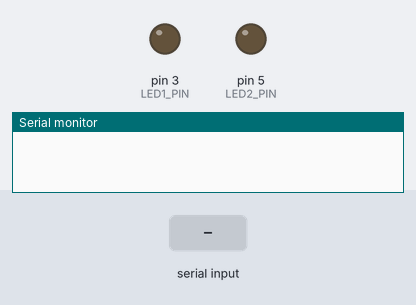
Simulated run of this sketch. Board: Arduino Uno, built with avr-gcc and run on an emulated ATmega328P. On the bench: output pins drawn as LEDs (lit = HIGH), the last lines printed to the serial monitor. The test bench sets the inputs (shaded band).

Above: at 1.2 s.
1.3 s: "LED1_ON\n" received over Serial
At 2.2 s:
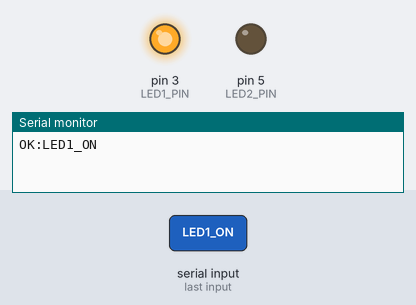
2.8 s: "LED2_ON\n" received over Serial
At 3.3 s:
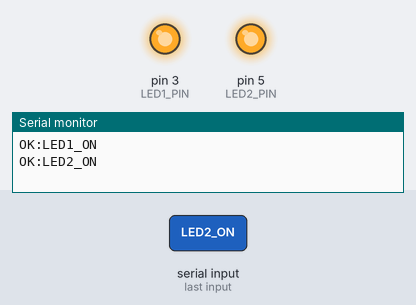
4.3 s: "LED1_OFF\n" received over Serial
At 5.5 s:
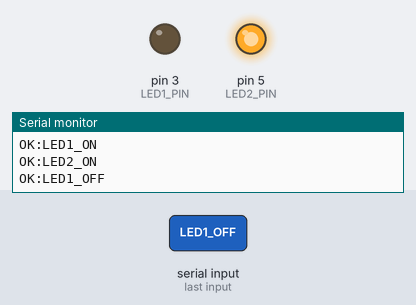
5.8 s: "LED2_OFF\n" received over Serial
At 6.9 s:
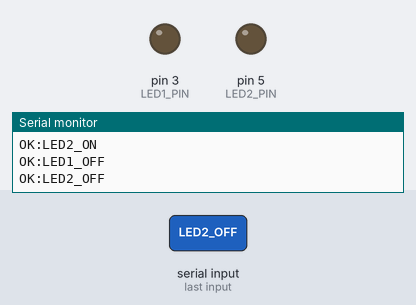
Timing chart, 0 to 8.3 s (numbered marks = the images above; inputs shaded):
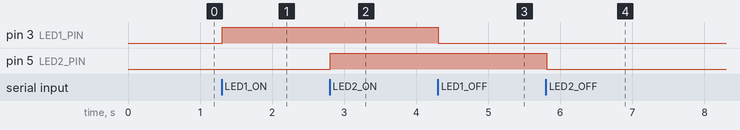

Measured:
- after the input at 1.3 s, pin 3 (LED1_PIN): LOW → HIGH at once
- after the input at 2.8 s, pin 5 (LED2_PIN): LOW → HIGH at once
- after the input at 4.3 s, pin 3 (LED1_PIN): HIGH → LOW at once
- after the input at 5.8 s, pin 5 (LED2_PIN): HIGH → LOW at once

The sketch:

ino.ino
```cpp
const int LED1_PIN = 3;
const int LED2_PIN = 5;

void setup() {
  pinMode(LED1_PIN, OUTPUT);
  pinMode(LED2_PIN, OUTPUT);
  digitalWrite(LED1_PIN, LOW);
  digitalWrite(LED2_PIN, LOW);
  Serial.begin(9600);
}

void loop() {
  if (Serial.available()) {
    String cmd = Serial.readStringUntil('\n');
    cmd.trim();

    if (cmd == "LED1_ON") {
      digitalWrite(LED1_PIN, HIGH);
      Serial.println("OK:LED1_ON");
    } else if (cmd == "LED1_OFF") {
      digitalWrite(LED1_PIN, LOW);
      Serial.println("OK:LED1_OFF");
    } else if (cmd == "LED2_ON") {
      digitalWrite(LED2_PIN, HIGH);
      Serial.println("OK:LED2_ON");
    } else if (cmd == "LED2_OFF") {
      digitalWrite(LED2_PIN, LOW);
      Serial.println("OK:LED2_OFF");
    } else {
      Serial.println("ERR:CMD");
    }
  }
}
```
